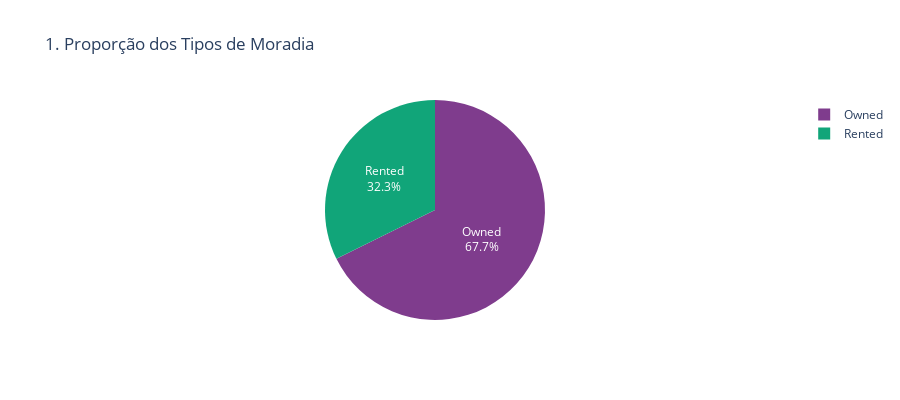
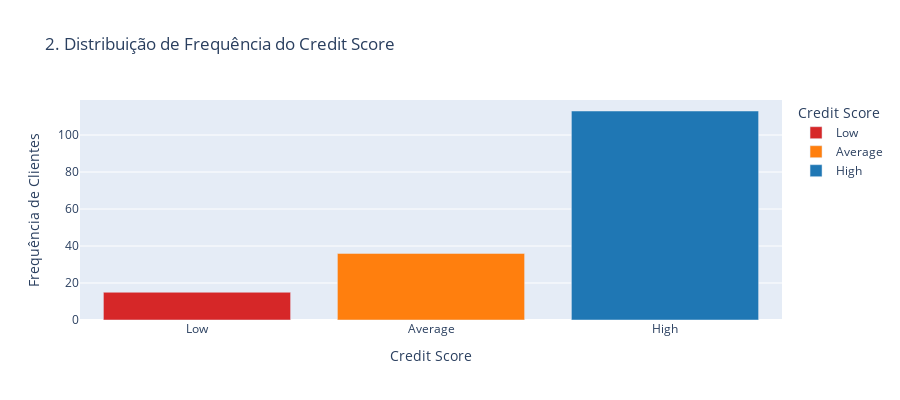
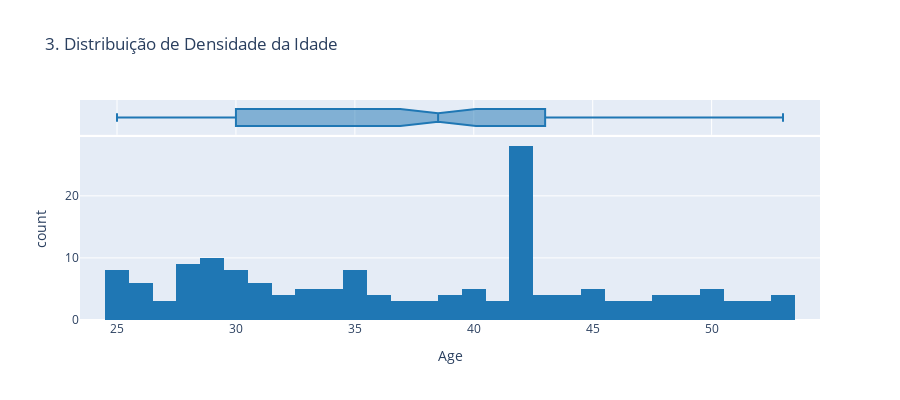
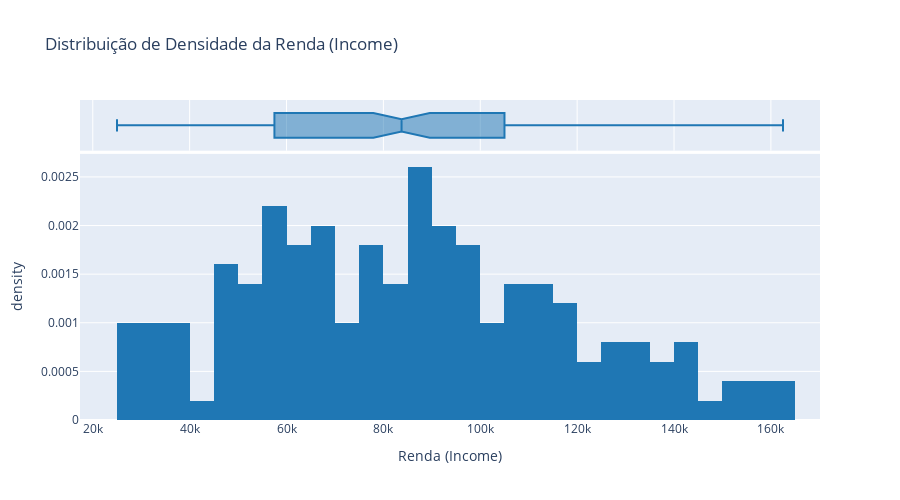

Notebook code for these charts, in order:
### Markdown cell above
## Análise Univariada

1. Credit Score (Pontuação de Crédito):
Insight: A base de clientes é majoritariamente de baixo risco, com a maior parte dos registros concentrada no score "High". Os scores "Average" e "Low" representam uma fatia menor, indicando que o foco da análise deve ser na diferenciação dos scores "High" e "Average".

3. Age (Idade)
Insight: A idade tem uma distribuição simétrica e relativamente concentrada (sem outliers visíveis, conforme a caixa), com a maioria dos clientes entre 28 e 45 anos (aproximadamente Q1 e Q3). A mediana está em torno de 36 anos.

4. Home Ownership (Situação da Moradia)
Insight: A maioria dos clientes tem casa própria ("Owned"), superando significativamente aqueles que alugam ("Rented"). Esta é uma característica de estabilidade na base, que se alinha à alta frequência de score "High".

4. Income (Renda/Salário)
Gráfico: Histograma de Densidade com Box Plot.
Insight Curto: A distribuição da Renda é enviesada positivamente (skewed right). A maioria dos clientes tem renda concentrada entre 40k e 100k, mas há uma longa cauda de alta renda se estendendo além de 160k, o que está visível tanto no histograma quanto na extensão do Box Plot superior. Recomendação: O enviesamento e os outliers na cauda superior justificam a normalização da renda para uso em modelos de Machine Learning (o que você já fez com o MinMaxScaler).


Não foram encontrados outiliers.

### Code cell
# UNIVARIADA

# Definindo a paleta de cores harmonizada
CREDIT_SCORE_COLORS = {'High': '#1f77b4', 'Average': '#ff7f0e', 'Low': '#d62728'}
FINANCE_BLUE = '#1f77b4' 

# ----------------------------------------------------------------------
# 1. DISTRIBUIÇÃO DOS TIPOS DE MORADIA (HOME OWNERSHIP)
# ----------------------------------------------------------------------
fig_home = px.pie(
    df,
    names='Home Ownership',
    title='1. Proporção dos Tipos de Moradia',
    color_discrete_sequence=px.colors.qualitative.Bold,
)
fig_home.update_traces(textposition='inside', textinfo='percent+label')
fig_home.update_layout(height=400)


# ----------------------------------------------------------------------
# 2. DISTRIBUIÇÃO DO CREDIT SCORE (CORRIGIDO)
# ----------------------------------------------------------------------

score_order = ['Low', 'Average', 'High'] 

# 1. Preparar o DataFrame de contagens e renomear as colunas
# O .reset_index() gera as colunas 'index' e 'Credit Score' (a contagem)
score_counts_df = df['Credit Score'].value_counts().reindex(score_order).reset_index()
score_counts_df.columns = ['Credit Score Category', 'Count'] # Renomeando para clareza e uso no Plotly

fig_score = px.bar(
    score_counts_df, # Usamos o novo DataFrame renomeado
    x='Credit Score Category', # Usa o novo nome para o eixo X (categorias)
    y='Count',                 # Usa o novo nome para o eixo Y (contagens)
    title='2. Distribuição de Frequência do Credit Score',
    labels={'Credit Score Category': 'Credit Score', 'Count': 'Frequência de Clientes'},
    category_orders={"Credit Score Category": score_order},
    color='Credit Score Category',
    color_discrete_map=CREDIT_SCORE_COLORS # Usa a paleta harmonizada
)
fig_score.update_layout(height=400)


# ----------------------------------------------------------------------
# 3. DISTRIBUIÇÃO DA IDADE (AGE)
# ----------------------------------------------------------------------
fig_age = px.histogram(
    df,
    x='Age',
    title='3. Distribuição de Densidade da Idade',
    marginal='box',
    nbins=30,
    color_discrete_sequence=[FINANCE_BLUE] # Cor harmonizada (FINANCE_BLUE)
)
fig_age.update_layout(height=400)


# ----------------------------------------------------------------------
# 4. DISTRIBUIÇÃO DA RENDA (INCOME)
# ----------------------------------------------------------------------
column_income = 'Income'

fig_density = px.histogram(
    df,
    x=column_income,
    histnorm='density',
    marginal='box',
    title=f'Distribuição de Densidade da Renda ({column_income})',
    labels={
        column_income: 'Renda (Income)',
        'density': 'Densidade (Probabilidade)'
    },
    color_discrete_sequence=[FINANCE_BLUE], # Cor harmonizada (FINANCE_BLUE)
    nbins=50,
    height=500
)

# ----------------------------------------------------------------------
# EXIBIÇÃO
# ----------------------------------------------------------------------

fig_home.show()
fig_score.show()
fig_age.show()
fig_density.show()

### Figure 1 — Plotly figure (JSON) as saved in the notebook; plotly's stock layout.template omitted (floating-point values rounded to 4 significant figures; data arrays with more than 128 entries replaced by an {"elided": "..."} marker saying what was removed)
{"data": [{"domain": {"x": [0, 1], "y": [0, 1]}, "hovertemplate": "Home Ownership=%{label}<extra></extra>", "labels": {"elided": "164 str values"}, "legendgroup": "", "name": "", "showlegend": true, "textinfo": "percent+label", "textposition": "inside", "type": "pie"}], "layout": {"height": 400, "legend": {"tracegroupgap": 0}, "piecolorway": ["rgb(127, 60, 141)", "rgb(17, 165, 121)", "rgb(57, 105, 172)", "rgb(242, 183, 1)", "rgb(231, 63, 116)", "rgb(128, 186, 90)", "rgb(230, 131, 16)", "rgb(0, 134, 149)", "rgb(207, 28, 144)", "rgb(249, 123, 114)", "rgb(165, 170, 153)"], "title": {"text": "1. Proporção dos Tipos de Moradia"}}}

### Figure 2 — Plotly figure (JSON) as saved in the notebook; plotly's stock layout.template omitted (floating-point values rounded to 4 significant figures)
{"data": [{"hovertemplate": "Credit Score=%{x}<br>Frequência de Clientes=%{y}<extra></extra>", "legendgroup": "Low", "marker": {"color": "#d62728", "pattern": {"shape": ""}}, "name": "Low", "orientation": "v", "showlegend": true, "textposition": "auto", "type": "bar", "x": ["Low"], "xaxis": "x", "y": [15], "yaxis": "y"}, {"hovertemplate": "Credit Score=%{x}<br>Frequência de Clientes=%{y}<extra></extra>", "legendgroup": "Average", "marker": {"color": "#ff7f0e", "pattern": {"shape": ""}}, "name": "Average", "orientation": "v", "showlegend": true, "textposition": "auto", "type": "bar", "x": ["Average"], "xaxis": "x", "y": [36], "yaxis": "y"}, {"hovertemplate": "Credit Score=%{x}<br>Frequência de Clientes=%{y}<extra></extra>", "legendgroup": "High", "marker": {"color": "#1f77b4", "pattern": {"shape": ""}}, "name": "High", "orientation": "v", "showlegend": true, "textposition": "auto", "type": "bar", "x": ["High"], "xaxis": "x", "y": [113], "yaxis": "y"}], "layout": {"barmode": "relative", "height": 400, "legend": {"title": {"text": "Credit Score"}, "tracegroupgap": 0}, "title": {"text": "2. Distribuição de Frequência do Credit Score"}, "xaxis": {"anchor": "y", "categoryarray": ["Low", "Average", "High"], "categoryorder": "array", "domain": [0, 1], "title": {"text": "Credit Score"}}, "yaxis": {"anchor": "x", "domain": [0, 1], "title": {"text": "Frequência de Clientes"}}}}

### Figure 3 — Plotly figure (JSON) as saved in the notebook; plotly's stock layout.template omitted (floating-point values rounded to 4 significant figures; data arrays with more than 128 entries replaced by an {"elided": "..."} marker saying what was removed)
{"data": [{"bingroup": "x", "hovertemplate": "Age=%{x}<br>count=%{y}<extra></extra>", "legendgroup": "", "marker": {"color": "#1f77b4", "pattern": {"shape": ""}}, "name": "", "nbinsx": 30, "orientation": "v", "showlegend": false, "type": "histogram", "x": {"elided": "164 float values"}, "xaxis": "x", "yaxis": "y"}, {"hovertemplate": "Age=%{x}<extra></extra>", "legendgroup": "", "marker": {"color": "#1f77b4"}, "name": "", "notched": true, "showlegend": false, "type": "box", "x": {"elided": "164 float values"}, "xaxis": "x2", "yaxis": "y2"}], "layout": {"barmode": "relative", "height": 400, "legend": {"tracegroupgap": 0}, "title": {"text": "3. Distribuição de Densidade da Idade"}, "xaxis": {"anchor": "y", "domain": [0, 1], "title": {"text": "Age"}}, "xaxis2": {"anchor": "y2", "domain": [0, 1], "matches": "x", "showgrid": true, "showticklabels": false}, "yaxis": {"anchor": "x", "domain": [0, 0.8316], "title": {"text": "count"}}, "yaxis2": {"anchor": "x2", "domain": [0.8416, 1], "matches": "y2", "showgrid": false, "showline": false, "showticklabels": false, "ticks": ""}}}

### Figure 4 — Plotly figure (JSON) as saved in the notebook; plotly's stock layout.template omitted (floating-point values rounded to 4 significant figures; data arrays with more than 128 entries replaced by an {"elided": "..."} marker saying what was removed)
{"data": [{"bingroup": "x", "histnorm": "density", "hovertemplate": "Renda (Income)=%{x}<br>density=%{y}<extra></extra>", "legendgroup": "", "marker": {"color": "#1f77b4", "pattern": {"shape": ""}}, "name": "", "nbinsx": 50, "orientation": "v", "showlegend": false, "type": "histogram", "x": {"elided": "164 float values"}, "xaxis": "x", "yaxis": "y"}, {"hovertemplate": "Renda (Income)=%{x}<extra></extra>", "legendgroup": "", "marker": {"color": "#1f77b4"}, "name": "", "notched": true, "showlegend": false, "type": "box", "x": {"elided": "164 float values"}, "xaxis": "x2", "yaxis": "y2"}], "layout": {"barmode": "relative", "height": 500, "legend": {"tracegroupgap": 0}, "title": {"text": "Distribuição de Densidade da Renda (Income)"}, "xaxis": {"anchor": "y", "domain": [0, 1], "title": {"text": "Renda (Income)"}}, "xaxis2": {"anchor": "y2", "domain": [0, 1], "matches": "x", "showgrid": true, "showticklabels": false}, "yaxis": {"anchor": "x", "domain": [0, 0.8316], "title": {"text": "density"}}, "yaxis2": {"anchor": "x2", "domain": [0.8416, 1], "matches": "y2", "showgrid": false, "showline": false, "showticklabels": false, "ticks": ""}}}
